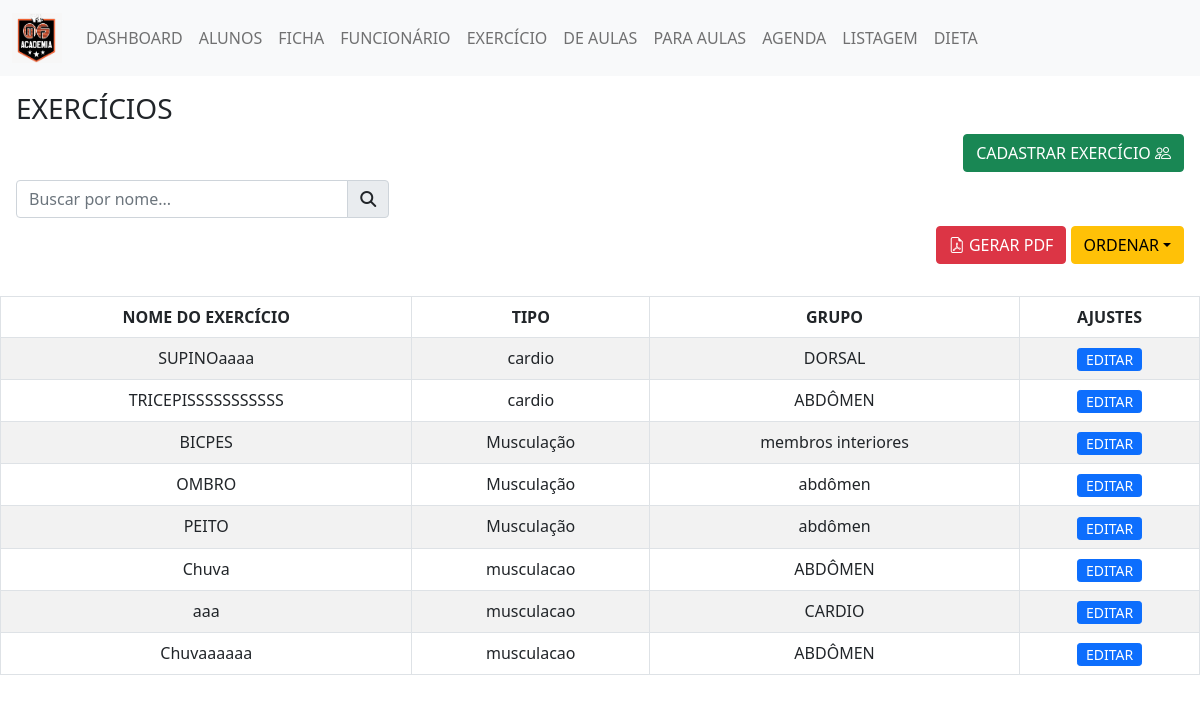
Screenshot of /Exercicio/index.php with the database file from the repository.
### tables this page shows
CREATE TABLE `exercicio` (
  `nome` varchar(255) NOT NULL,
  `tipo_exercicio` varchar(255) NOT NULL,
  `grupo_muscular` varchar(255) NOT NULL,
  `id` int(11) NOT NULL
);

### Classe/Conexao.php (called while the page is built)
<?php
class Db {
    public static function conexao(){
        try {
            $conexao = new PDO("mysql:host=localhost;dbname=heman;", "root", "");
            $conexao->setAttribute(PDO::ATTR_ERRMODE, PDO::ERRMODE_EXCEPTION);
            return $conexao;
        } catch (PDOException $e) {
            return NULL;
        }
    }
}
?>

### Exercicio/index.php (the view, shortened to what this page needs)
<!doctype html>
<html lang="pt-br">
<head>
    <link href="https://cdn.jsdelivr.net/npm/bootstrap@5.0.2/dist/css/bootstrap.min.css" rel="stylesheet">
    <link rel="stylesheet" href="https://cdn.jsdelivr.net/npm/bootstrap-icons@1.10.5/font/bootstrap-icons.css">
    <link rel="stylesheet" href="style.css">
</head>
<body>
<?php include("../Classe/Conexao.php") ?>
<?php include("../Navbar/navbar.php"); ?>
<section class="p-3">
    <h3>EXERCÍCIOS</h3>
    <div class="text-end mb-2 conteudo-esconder-pdf">
        <button class="btn btn-success newUser " data-bs-toggle="modal" data-bs-target="#userForm">
            CADASTRAR EXERCÍCIO <i class="bi bi-people"></i>
        </button>
    </div>
    <form method="get" class="mb-2 conteudo-esconder-pdf">
        <div class="row">
            <div class="col-md-4">
                <div class="input-group">
                    <input name="pesquisa" type="text" class="form-control" placeholder="Buscar por nome...">
                    <span class="input-group-text"><i class="fas fa-search"></i></span>
                </div>
            </div>
        </div>
    </form>
    <div class="col-12 text-end conteudo-esconder-pdf">
        <div class="d-inline">
            <button class="btn btn-danger botao-gerar-pdf">
                <i class="bi bi-file-earmark-pdf"></i> GERAR PDF
            </button>
        </div>
        <div class="d-inline">
            <div class="dropdown d-inline">
                <button class="btn btn-warning dropdown-toggle" type="button" id="filterDropdown" data-bs-toggle="dropdown" aria-expanded="false">ORDENAR</button>
            </div>
        </div>
    </div>
</section>
<section>
    <div class="row">
        <div class="col-12">
            <table class="table table-striped table-hover mt-3 text-center table-bordered">
                <thead>
                    <tr>
                        <th>NOME DO EXERCÍCIO</th>
                        <th>TIPO</th>
                        <th>GRUPO</th>
                        <th class="conteudo-esconder-pdf" style="width: 180px;">AJUSTES</th>
                    </tr>
                </thead>
                <tbody>
                <?php $exercicios = Db::conexao()->query("SELECT * FROM `exercicio`")->fetchAll(PDO::FETCH_OBJ); ?>
                <?php foreach ($exercicios as $exercicio) { ?>
                    <tr>
                        <td><?php echo $exercicio->nome; ?></td>
                        <td><?php echo $exercicio->tipo_exercicio; ?></td>
                        <td><?php echo $exercicio->grupo_muscular; ?></td>
                        <td class="conteudo-esconder-pdf">
                        <button
                            class="conteudo-esconder-pdf btn btn-primary btn-sm p-0 ps-2 pe-2 botao-selecionar-exercicio"
                            data-id="<?php echo $exercicio->id; ?>"
                            data-nome="<?php echo $exercicio->nome; ?>"
                            data-tipo_exercicio="<?php echo $exercicio->tipo_exercicio; ?>"
                            data-grupo_muscular="<?php echo $exercicio->grupo_muscular; ?>">
                            EDITAR
                        </button>
                </td>
                    </tr>
                <?php } ?>
            </tbody>
            </table>
        </div>
    </div>
</section>
</body>
</html>

### Exercicio/index.php (style rules this page uses)
.input-group { max-width: 545px; }

### rows the page displays
exercicio: nome "SUPINOaaaa", tipo_exercicio "cardio", grupo_muscular "DORSAL"
exercicio: nome "TRICEPISSSSSSSSSSS", tipo_exercicio "cardio", grupo_muscular "ABDÔMEN"
exercicio: nome "BICPES", tipo_exercicio "Musculação", grupo_muscular "membros interiores"
exercicio: nome "OMBRO", tipo_exercicio "Musculação", grupo_muscular "abdômen"
exercicio: nome "PEITO", tipo_exercicio "Musculação", grupo_muscular "abdômen"
exercicio: nome "Chuva", tipo_exercicio "musculacao", grupo_muscular "ABDÔMEN"
exercicio: nome "aaa", tipo_exercicio "musculacao", grupo_muscular "CARDIO"
exercicio: nome "Chuvaaaaaa", tipo_exercicio "musculacao", grupo_muscular "ABDÔMEN"
